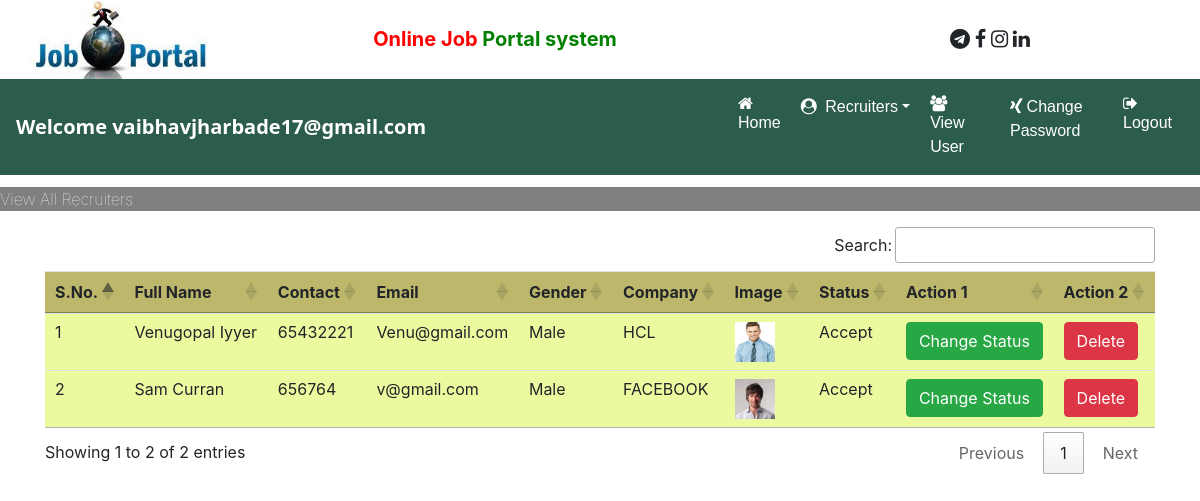
The page /allrecruiter/ (signed in) on the database its author committed.
### appp/models.py (models this page shows, shortened)
class Recruiter(models.Model):
    user=models.ForeignKey(User,on_delete=models.CASCADE)
    mobile=models.CharField(max_length=15,null=True)
    image=models.FileField(null=True)
    gender=models.CharField(max_length=10,null=True)
    company=models.CharField(max_length=100,null=True)
    types=models.CharField(max_length=10,null=True)
    status=models.CharField(max_length=20,null=True)

### appp/views.py (the view)
# urls.py: path('allrecruiter/',Allrecruiter,name='allrecruiter'),
def Allrecruiter(request):
    if not request.user.is_authenticated:
        return redirect('adminlogin')
    al=Recruiter.objects.all()
    return render(request,'allrecruiter.html',{"al":al})

### appp/templates/allrecruiter.html
{%load static %}
{% block body %}
{% include 'adminnav.html' %}
<marquee style="background: grey;margin-top: 1%;">
    <p style="margin-top: .5%;color: white;font-weight:20;">View All Recruiters</p>
</marquee>
<div class="container mt-2">
<table class="table table-hover mt-2" id="example">
    <thead>
        <tr style="background-color:darkkhaki;">
            <th>S.No.</th>
            <th>Full Name</th>
            <th>Contact</th>
            <th>Email</th>
            <th>Gender</th>
            <th>Company</th>
            <th>Image</th>
            <th>Status</th>
            <th>Action 1</th>
            <th>Action 2</th>
        </tr>
    </thead>
    <tbody>
        {% for i in al %}
        <tr  style="background-color:rgb(236, 250, 159);">
            <td>{{forloop.counter}}</td>
            <td>{{i.user.first_name}} {{i.user.last_name}}</td>
            <td>{{i.mobile}}</td>
            <td>{{i.user.username}}</td>
            <td>{{i.gender}}</td>
            <td>{{i.company}}</td>
            <td><img src="{{ i.image.url }}" width="40px" height="40px"></td>
            <td>{{i.status}}</td>
            <td><a href="{% url 'changestatus' i.id%}" class="btn btn-success" >Change Status</a></td>
            <td><a href="{% url 'deleterecruiter' i.user.id%}" class="btn btn-danger" >Delete</a></td>
        </tr>
        {%endfor%}
    </tbody>
</table>
</div>
{% endblock %}

### appp/templates/adminnav.html (shortened to what this page needs)
<html><head>
    {%load static %}
    <link rel="stylesheet" href="https://maxcdn.bootstrapcdn.com/bootstrap/4.5.2/css/bootstrap.min.css">
    <link rel="stylesheet" href="https://cdnjs.cloudflare.com/ajax/libs/font-awesome/4.7.0/css/font-awesome.min.css">
    <link rel="stylesheet" href="{% static 'css/style.css' %}">
    <link rel="stylesheet" href="https://cdn.datatables.net/1.10.24/css/jquery.dataTables.min.css">
    <link rel="stylesheet" href="https://cdn.datatables.net/buttons/1.7.0/css/buttons.dataTables.min.css">
</head></html>
<body>
    <div class="container">
        <div class="row">
            <div clas="col-sm-3">
                <img src="{% static 'images/download.jfif' %}" width="180px" heigth="150px">
            </div>
            <div class="col-sm-6 mt-4">
                <center>
                <span style="font-weight: bold; font-size: 20px;">
                    <span style="color:red;">Online Job</span>
                    <span style="color: green;">Portal system</span>
                </span>
            </center>
            </div>
            <div class="col-sm-3 mt-4 " style="padding-left: 170;">
                <span style="font-weight: bold; font-size: 20px;">
                    <span><i class="fa fa-telegram"></i></span>
                    <span><i class="fa fa-facebook"></i></span>
                    <span><i class="fa fa-instagram"></i></span>
                    <span><i class="fa fa-linkedin"></i></span>
                </span>
            </div>
        </div>
    </div>
    <nav class="navbar navbar-expand-sm" style="background-color: rgb(44, 92, 76);">
        <a class="navbar-brand text-white  " style="font-family: 'Segoe UI', Tahoma, Geneva, Verdana, sans-serif;font-weight: bold;">Welcome {{request.user.username}}</a>
        <ul class="navbar-nav">
            <li class="nav-item">
                <a class="nav-link" href="{% url 'adminhome' %}" style="margin-left:288px;"><i class="fa fa-home mr-1"></i>Home</a>
            </li>
            <li class="nav-item dropdown">
                <a class="nav-link dropdown-toggle" data-toggle="dropdown" href=""><i class="fa fa-user-circle mr-1"></i> Recruiters</a>
            </li>
            <li class="nav-item">
                <a class="nav-link" href="{% url 'viewuser' %}"><i class="fa fa-users mr-1"></i> View User</a>
            </li>
            <li class="nav-item">
                <a class="nav-link" href="{% url 'cpadmin' %}"><i class="fa fa-xing mr-1"></i>Change Password</a>
            </li>
            <li class="nav-item">
                <a class="nav-link" href="{% url 'Logout' %}"><i class="fa fa-sign-out mr-1"></i>Logout</a>
            </li>
        </ul>
    </nav>
</body>

### appp/static/css/style.css (style rules this page uses)
.nav-link { color:white !important; font-family: 'Lucida Sans', 'Lucida Sans Regular', 'Lucida Grande', 'Lucida Sans Unicode', Geneva, Verdana, sans-serif; margin-right: 4px; }

### rows shown on the page
Recruiter: user.first_name "Venugopal", user.last_name "Iyyer", mobile "65432221", user.username "Venu@gmail.com", gender "Male", company "HCL", image (picture), status "Accept"
Recruiter: user.first_name "Sam", user.last_name "Curran", mobile "656764", user.username "v@gmail.com", gender "Male", company "FACEBOOK", image (picture), status "Accept"

### other values the page prints
{{ request.user.username }} "vaibhavjharbade17@gmail.com"
